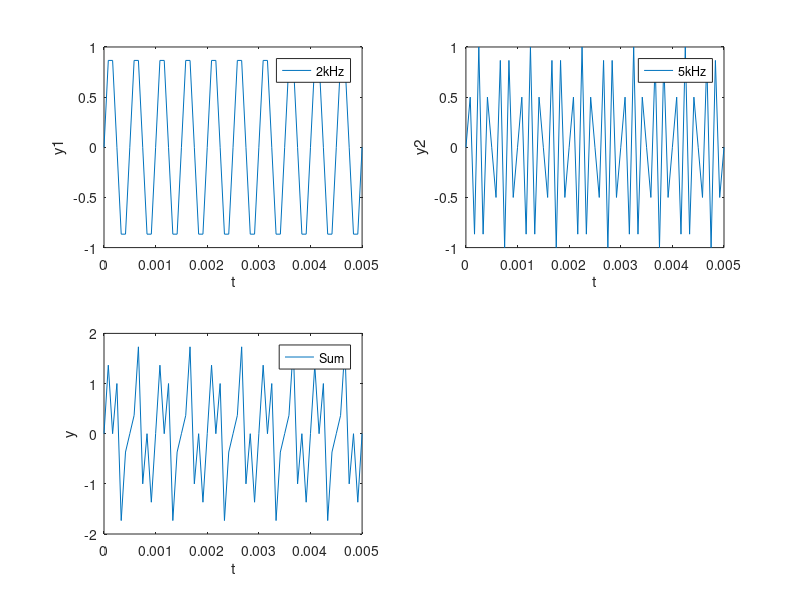
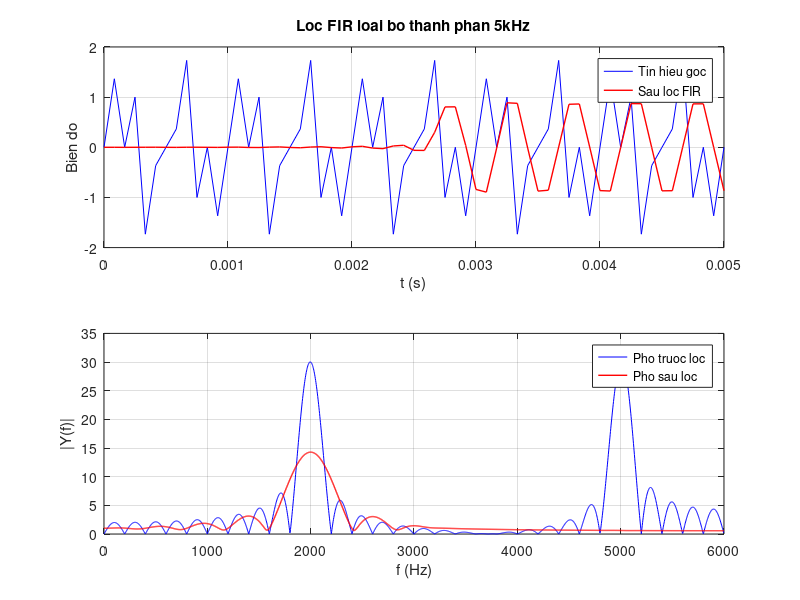

Write MATLAB code to recreate these figures, in order.
% tao song gom 2 tan so 2kHz va 5kHz, hien thi dang song mien thoi gian va
% tan so

clc;
clear all;
close all;

Fs = 12e3;
t = 0:1/Fs:0.005;

f1 = 2e3;
f2 = 5e3;

y1 = sin(2*pi*f1*t);
y2 = sin(2*pi*f2*t);

y = y1 + y2;

figure;

subplot(2,2,1);
plot(t, y1);
legend('2kHz');
xlabel('t');
ylabel('y1');

subplot(2,2,2);
plot(t, y2);
legend('5kHz');
xlabel('t');
ylabel('y2');

subplot(2,2,3);
plot(t, y);
legend('Sum')
xlabel('t');
ylabel('y');

% 2. loc FIR loai bo 5kHz trong cau 1
N = 64;                    % bac loc FIR
fc = 3e3;                  % tan so cat de giu 2kHz, giam 5kHz
% Thiet ke FIR low-pass bang cong thuc windowed-sinc (khong can toolbox)
n = 0:N;
alpha = N / 2;
hd = (2*fc/Fs) * sinc((2*fc/Fs) * (n - alpha));
w = 0.54 - 0.46 * cos(2*pi*n/N); % cua so Hamming tu tinh
b = hd .* w;
b = b / sum(b);                   % chuan hoa gain tai DC = 1

y_fir = filter(b, 1, y);

Nfft = 4096;
f = (0:Nfft/2-1) * Fs / Nfft;
Y = fft(y, Nfft);
Y_fir = fft(y_fir, Nfft);

figure;
subplot(2,1,1);
plot(t, y, 'b', t, y_fir, 'r', 'LineWidth', 1);
legend('Tin hieu goc', 'Sau loc FIR');
xlabel('t (s)');
ylabel('Bien do');
title('Loc FIR loai bo thanh phan 5kHz');
grid on;

subplot(2,1,2);
plot(f, abs(Y(1:Nfft/2)), 'b', f, abs(Y_fir(1:Nfft/2)), 'r', 'LineWidth', 1);
legend('Pho truoc loc', 'Pho sau loc');
xlabel('f (Hz)');
ylabel('|Y(f)|');
xlim([0 Fs/2]);
grid on;
